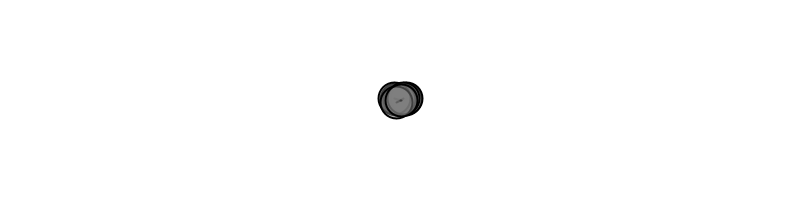
Frame 1 (no input)
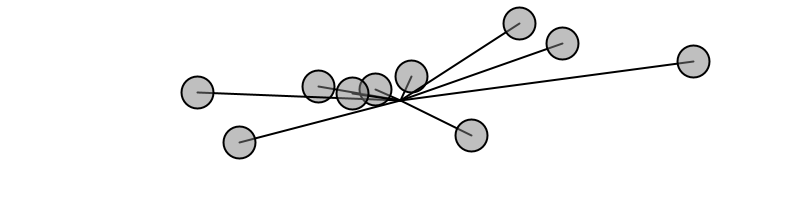
Frame 60 (the mouse pressed at the canvas centre just before this capture)
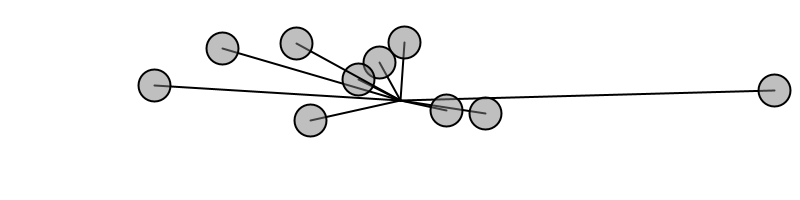
Frame 120 (the mouse held since frame 60 and released just before this capture)

The Processing sketch that drew these frames (run headless with seeded random() and noise(); from frame 60 on, the mouse is pressed at the canvas centre):

// Processing sketch: NOC_3_07_oscillating_objects
// ── NOC_3_07_oscillating_objects.pde
// The Nature of Code
// Daniel Shiffman
// http://natureofcode.com

// An array of objects
Oscillator[] oscillators = new Oscillator[10];

void setup()  {   
  size(800,200);  
  smooth();  
  // Initialize all objects
  for (int i = 0; i < oscillators.length; i++) {
    oscillators[i] = new Oscillator();
  }
  background(255);  
}   

void draw() {     
  background(255);  
  // Run all objects
  for (int i = 0; i < oscillators.length; i++) {
    oscillators[i].oscillate();
    oscillators[i].display();
  }
}   





// ── Oscillator.pde
// The Nature of Code
// Daniel Shiffman
// http://natureofcode.com

class Oscillator {   

  PVector angle;
  PVector velocity;
  PVector amplitude;

  Oscillator() {   
    angle = new PVector();
    velocity = new PVector(random(-0.05, 0.05), random(-0.05, 0.05));
    amplitude = new PVector(random(20,width/2), random(20,height/2));
  }   

  void oscillate() {
    angle.add(velocity);
  }   

  void display() {   

    float x = sin(angle.x)*amplitude.x;
    float y = sin(angle.y)*amplitude.y;

    pushMatrix();
    translate(width/2, height/2);
    stroke(0);
    strokeWeight(2);
    fill(127,127);
    line(0, 0, x, y);  
    ellipse(x, y, 32, 32);  
    popMatrix();
  }
}   
